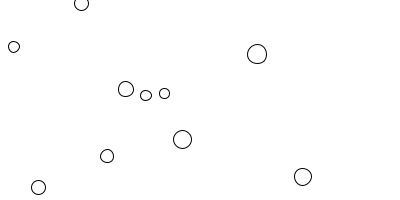
Frame 1 (no input)
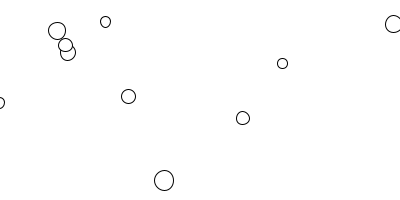
Frame 60 (the mouse pressed at the canvas centre just before this capture)
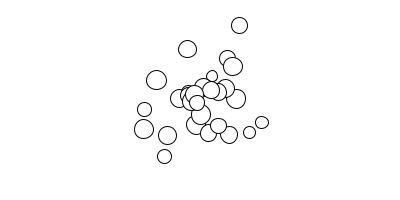
Frame 120 (the mouse held since frame 60 and released just before this capture)

The Processing sketch that drew these frames (run headless with seeded random() and noise(); from frame 60 on, the mouse is pressed at the canvas centre):

// Processing sketch: balleClasse_exemple3
// ── balleClasse_exemple3.pde
ArrayList<Balle> maBalle;
int nbBalle;

void setup()
{
  size(400, 200, JAVA2D);
  smooth();
  nbBalle = 10;
  maBalle = new ArrayList<Balle>();
  for (int i=0; i<nbBalle; i++)
  {
    maBalle.add(new Balle(random(width), random(height)));
  }
}

void draw()
{
  background(255);
  
  if(mousePressed)
  {
     maBalle.add(new Balle(mouseX, mouseY));
  }
  
  if(maBalle.size() >= 30)
    {
      maBalle.remove(0);
    }
  
  for(int i = 0; i < maBalle.size(); i++)
  {
    Balle b = maBalle.get(i);
    b.display();
  }
}

// ── Balles.pde
class Balle
{
  //variables globales
  float x; //position x de la balle
  float y; //position y de la balle
  float vx; //vitesse x de la balle
  float vy; //vitesse y de la balle
  float t; // taille de la balle

  //Mon constructeur, celui doit toujours avoir le même nom que la class afin d'être reconnu comme un constructeur.
  Balle(float x_, float y_)
  {
    //initialisation des variables.
    t = random(5, 10);
    x = x_;
    y = y_;
    vx = random(-3, 3);
    vy = random(-3, 3);
  }

  void display()
  {
    //mise à jour des variables
    x += vx;
    y += vy;

    //detection des murs
    if (x <= 0 || x >= width)
    {
      vx = -vx;
    }
    if (y <= 0 || y >= height)
    {
      vy = -vy;
    }
    fill(255);
    stroke(0);
    ellipse(x, y, t*2, t*2);
  }
}
